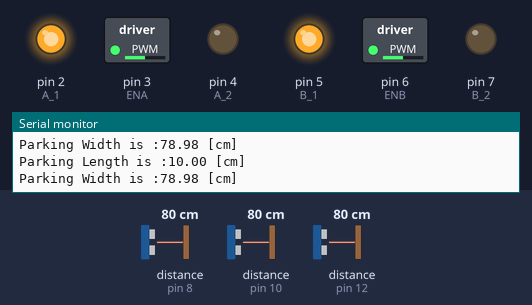
Bench run of a sketch on a simulated Arduino Uno, built with avr-gcc and run on an emulated ATmega328P. Shown: switched loads named in the sketch (green lamp = pin HIGH), output pins drawn as LEDs (lit = HIGH), the last lines printed to the serial monitor. Wiring (inferred from the names in the program): ultrasonic range finder: trigger pin 11; echo pin 10. Inputs (shaded band) come from the test bench; at power-on: distance to the obstacle (sensors on pin 10, pin 12, pin 8) 80 cm. The echo pulse lasts 58.3 µs per cm; pins used as bus, display or sensor lines are not drawn.

Above: at 1.2 s.
1.3 s: distance to the obstacle (sensor on pin 10) set to 28 cm
At 4.1 s:
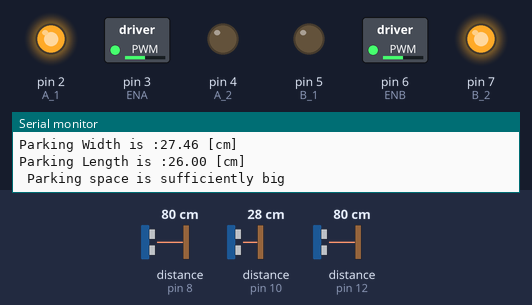
4.3 s: distance to the obstacle (sensor on pin 10) set to 24 cm
At 6.9 s:
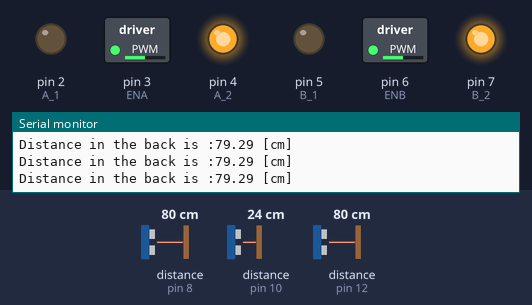
7.2 s: distance to the obstacle (sensor on pin 12) set to 12 cm
8.7 s: distance to the obstacle (sensor on pin 12) set to 9 cm
At 9.5 s:
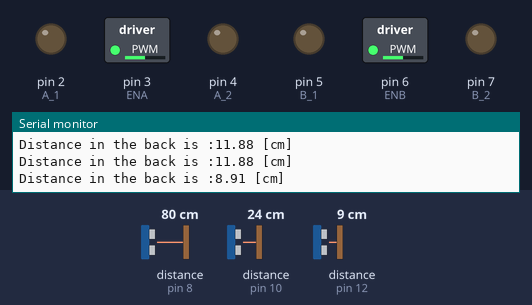
Timing chart, 0 to 12.7 s (numbered marks = the images above; inputs shaded):
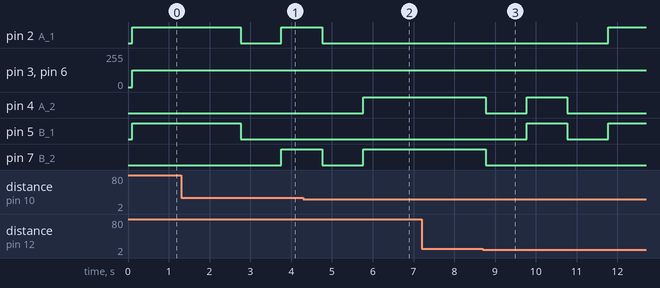

Measured:
- the behaviour switches between 26 and 25 cm on distance to the obstacle (sensor on pin 10) (found by bisection; images 1 and 2)
- the behaviour switches between 11 and 10 cm on distance to the obstacle (sensor on pin 12) (found by bisection; images 2 and 3)
- after the input at 8.7 s, pin 2 (A_1): LOW → HIGH after 3.1 s; pin 4 (A_2): HIGH → LOW after 0.07 s, → HIGH 1.0 s later, → LOW 1.0 s later; pin 5 (B_1): LOW → HIGH after 1.1 s, → LOW 1.0 s later, → HIGH 1.0 s later; pin 7 (B_2): HIGH → LOW after 0.07 s

The sketch:

RobotMobilParcare.ino
```cpp
// C++ code
//

//PINS
const int ENA = 3;
const int ENB = 6;

const int A_1 = 2;
const int B_1 = 5;
const int A_2 = 4;
const int B_2 = 7;

const int trig_back = 13;
const int echo_back = 12;

const int trig_left = 11;
const int echo_left = 10;

const int trig_front = 9;
const int echo_front = 8;

//Speed
const float per = 100; // [%]
const float speed = 127 * (per/100.0);

//Module
int module;

//Distances for Sensors
float width;
float length;
float back_distance;
float front_distance;

//time counter
float time = 0;


float Sensor(int trig, int echo)
{
  digitalWrite(trig, LOW);
  delayMicroseconds(2);

  digitalWrite(trig, HIGH);

  delayMicroseconds(10);
  digitalWrite(trig, LOW);

  return pulseIn(echo, HIGH) * 0.034/2;


}

void Motor_Left(char Forw, char Back, int speed)
{
  analogWrite(ENA, speed);

  digitalWrite(A_1, Forw);
  digitalWrite(A_2, Back);
}

void Motor_Right(char Forw, char Back, int speed)
{
  analogWrite(ENB, speed);

  digitalWrite(B_1, Forw);
  digitalWrite(B_2, Back);
}

void setup()
{
  module = 0; // Module = 0 == > Search for parking space
  			  // Module = 1 == > If parking space is big enough, enter parking space
  			  // Module = 2 == > Move the robot forward, so that the robot has enough space  in the back and front
  pinMode(ENA, OUTPUT);
  pinMode(ENB, OUTPUT);

  pinMode(A_1, OUTPUT);
  pinMode(B_1, OUTPUT);
  pinMode(A_2, OUTPUT);
  pinMode(B_2, OUTPUT);

  pinMode(trig_back, OUTPUT);
  pinMode(echo_back, INPUT);

  pinMode(trig_left, OUTPUT);
  pinMode(echo_left, INPUT);

  pinMode(trig_front, OUTPUT);
  pinMode(echo_front, INPUT);

  digitalWrite(ENA, LOW);
  digitalWrite(ENB, LOW);

  digitalWrite(A_1, LOW);
  digitalWrite(B_1, LOW);
  digitalWrite(A_2, LOW);
  digitalWrite(B_2, LOW);

  Serial.begin(9600);
}

void loop()
{
  delay(100);
  if(module == 0) {

    Motor_Left(HIGH, LOW, speed);// Move Forward
    Motor_Right(HIGH, LOW, speed);

  	width = Sensor(trig_left, echo_left);

  	Serial.print("Parking Width is :");
  	Serial.print(width);
  	Serial.println(" [cm] ");

    if(width >= 25)
    {
      time = time + 0.1;
    }

  	length = time * 10;

    Serial.print("Parking Length is :");
    Serial.print(length);
    Serial.println(" [cm] ");
    Serial.println();

    if(length >= 25)
    {
      Serial.println(" Parking space is sufficiently big");

      Motor_Left(LOW, LOW, speed);// Stop Movement
      Motor_Right(LOW, LOW, speed);
      delay(1000);

      Motor_Left(HIGH, LOW, speed);// Turn Left;
      Motor_Right(LOW, HIGH,speed);
      delay(1000);

      Motor_Left(LOW, LOW, speed);// Stop Turning
      Motor_Right(LOW, LOW, speed);
      delay(1000);

      module = 1;
    }

  }

  if(module == 1) {

  	Motor_Left(LOW, HIGH, speed);// Move Backward
    Motor_Right(LOW, HIGH, speed);

    back_distance = Sensor(trig_back, echo_back);

    Serial.print("Distance in the back is :");
  	Serial.print(back_distance);
  	Serial.println(" [cm] ");
    Serial.println();

    if(back_distance <= 10 && back_distance > 0)
    {
      Motor_Left(LOW, LOW, speed);// Stop Movement
      Motor_Right(LOW, LOW, speed);
      delay(1000);

      Motor_Left(LOW, HIGH, speed);// Turn Right;
      Motor_Right(HIGH, LOW,speed);
      delay(1000);

      Motor_Left(LOW, LOW, speed);// Stop Turning
      Motor_Right(LOW, LOW, speed);
      delay(1000);

      Serial.println(" Robot is inside the parking space ");
      module = 2;
    }

  }

  if(module == 2) {

    Motor_Left(HIGH, LOW, speed);// Move Forward
    Motor_Right(HIGH, LOW, speed);

    front_distance = Sensor(trig_front, echo_front);

    Serial.print("Distance in the front is :");
  	Serial.print(front_distance);
  	Serial.println(" [cm] ");
    Serial.println();

    if(front_distance <= 5 && front_distance > 0 )
    {
      Motor_Left(LOW, LOW, speed);// Stop Movement
      Motor_Right(LOW, LOW, speed);
      delay(1000);

      Serial.println(" Robot is parked ");
      module = -1;
    }

  }
}
```
